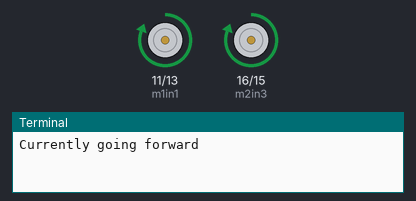
The program below on a simulated Raspberry Pi (header pin numbers). On the bench: motor-driver pin pairs drawn as motors (green arrow = first pin HIGH = forward, orange = second pin HIGH = backward, longer = more drive), the last lines printed to the terminal.

Above: at 2.5 s.
At 5.5 s:
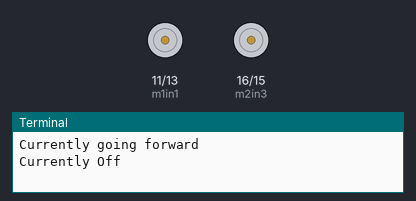
Timing chart, 0 to 7.8 s (numbered marks = the images above):
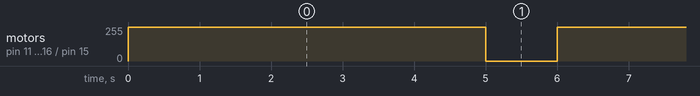

The program:

pump-forward.py
```python
import RPi.GPIO as GPIO
import time

m1in1 = 11
m1in2 = 13
m2in3 = 16
m2in4 = 15

GPIO.setmode(GPIO.BOARD)

GPIO.setup(m1in1, GPIO.OUT)
GPIO.setup(m1in2, GPIO.OUT)
GPIO.setup(m2in3, GPIO.OUT)
GPIO.setup(m2in4, GPIO.OUT)


def motorForward(num):
	if (num == 1):
		GPIO.output(m1in1, 1)
		GPIO.output(m1in2, 0)
	elif (num == 2):
		GPIO.output(m2in3 , 1)
		GPIO.output(m2in4, 0)

def motorOff(num):
	if (num == 1):
		GPIO.output(m1in1, 0)
		GPIO.output(m1in2, 0)
	elif (num == 2):
		GPIO.output(m2in3, 0)
		GPIO.output(m2in4, 0)

def motorReverse(num):
	if (num == 1):
		GPIO.output(m1in1, 0)
		GPIO.output(m1in2, 1)
	elif (num == 2):
		GPIO.output(m2in3, 0)
		GPIO.output(m2in4, 1)

try:
	while True:
		motorForward(1)
		motorForward(2)
		print("Currently going forward")
		time.sleep(5)
		motorOff(1)
		motorOff(2)
		print("Currently Off")
		time.sleep(1)

except KeyboardInterrupt:
	GPIO.cleanup();
```

Measured:
- by itself, motor on pin 11 (m1in1) / pin 13 (m1in2), motor on pin 16 (m2in3) / pin 15 (m2in4): alternates forward 255/255 for 5.0 s and stopped for 1.0 s
